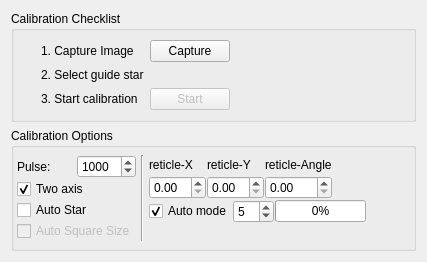
<?xml version="1.0" encoding="UTF-8"?>
<ui version="4.0">
 <class>rcalibrationClass</class>
 <widget class="QWidget" name="rcalibrationClass">
  <property name="geometry">
   <rect>
    <x>0</x>
    <y>0</y>
    <width>404</width>
    <height>231</height>
   </rect>
  </property>
  <property name="minimumSize">
   <size>
    <width>0</width>
    <height>0</height>
   </size>
  </property>
  <layout class="QVBoxLayout" name="verticalLayout_3">
   <item>
    <widget class="QGroupBox" name="calibrationChecklistGroup">
     <property name="title">
      <string>Calibration Checklist</string>
     </property>
     <layout class="QHBoxLayout" name="horizontalLayout_2">
      <item>
       <widget class="KLed" name="startCalibrationLED" native="true">
        <property name="maximumSize">
         <size>
          <width>16</width>
          <height>16</height>
         </size>
        </property>
        <property name="color" stdset="0">
         <color>
          <red>200</red>
          <green>200</green>
          <blue>200</blue>
         </color>
        </property>
       </widget>
      </item>
      <item>
       <widget class="KLed" name="selectStarLED" native="true">
        <property name="maximumSize">
         <size>
          <width>16</width>
          <height>16</height>
         </size>
        </property>
        <property name="color" stdset="0">
         <color>
          <red>200</red>
          <green>200</green>
          <blue>200</blue>
         </color>
        </property>
       </widget>
      </item>
      <item>
       <widget class="KLed" name="captureLED" native="true">
        <property name="maximumSize">
         <size>
          <width>16</width>
          <height>16</height>
         </size>
        </property>
        <property name="color" stdset="0">
         <color>
          <red>200</red>
          <green>200</green>
          <blue>200</blue>
         </color>
        </property>
       </widget>
      </item>
      <item>
       <layout class="QGridLayout" name="gridLayout">
        <item row="0" column="0">
         <widget class="QLabel" name="label_8">
          <property name="text">
           <string>1. Capture Image</string>
          </property>
         </widget>
        </item>
        <item row="0" column="1">
         <widget class="QPushButton" name="captureB">
          <property name="text">
           <string>Capture</string>
          </property>
         </widget>
        </item>
        <item row="1" column="0">
         <widget class="QLabel" name="label_9">
          <property name="text">
           <string>2. Select guide star</string>
          </property>
         </widget>
        </item>
        <item row="2" column="0">
         <widget class="QLabel" name="label_10">
          <property name="text">
           <string>3. Start calibration</string>
          </property>
         </widget>
        </item>
        <item row="2" column="1">
         <widget class="QPushButton" name="pushButton_StartCalibration">
          <property name="enabled">
           <bool>false</bool>
          </property>
          <property name="text">
           <string>Start</string>
          </property>
         </widget>
        </item>
       </layout>
      </item>
      <item>
       <spacer name="horizontalSpacer_4">
        <property name="orientation">
         <enum>Qt::Horizontal</enum>
        </property>
        <property name="sizeHint" stdset="0">
         <size>
          <width>40</width>
          <height>20</height>
         </size>
        </property>
       </spacer>
      </item>
     </layout>
    </widget>
   </item>
   <item>
    <widget class="QGroupBox" name="calibrationOptionsGroup">
     <property name="title">
      <string>Calibration Options</string>
     </property>
     <layout class="QHBoxLayout" name="horizontalLayout_4">
      <property name="spacing">
       <number>5</number>
      </property>
      <property name="leftMargin">
       <number>3</number>
      </property>
      <property name="topMargin">
       <number>7</number>
      </property>
      <property name="rightMargin">
       <number>7</number>
      </property>
      <property name="bottomMargin">
       <number>7</number>
      </property>
      <item>
       <layout class="QVBoxLayout" name="verticalLayout_2">
        <property name="spacing">
         <number>1</number>
        </property>
        <item>
         <layout class="QGridLayout" name="gridLayout_2">
          <property name="spacing">
           <number>1</number>
          </property>
          <item row="0" column="0">
           <widget class="QLabel" name="l_29">
            <property name="text">
             <string>Pulse:</string>
            </property>
           </widget>
          </item>
          <item row="0" column="1">
           <widget class="QSpinBox" name="spinBox_Pulse">
            <property name="minimum">
             <number>100</number>
            </property>
            <property name="maximum">
             <number>5000</number>
            </property>
            <property name="singleStep">
             <number>100</number>
            </property>
            <property name="value">
             <number>1000</number>
            </property>
           </widget>
          </item>
         </layout>
        </item>
        <item>
         <widget class="QCheckBox" name="twoAxisCheck">
          <property name="text">
           <string>Two axis</string>
          </property>
          <property name="checked">
           <bool>true</bool>
          </property>
         </widget>
        </item>
        <item>
         <widget class="QCheckBox" name="autoStarCheck">
          <property name="toolTip">
           <string>Automatically select the calibration star.</string>
          </property>
          <property name="text">
           <string>Auto Star</string>
          </property>
          <property name="checked">
           <bool>false</bool>
          </property>
         </widget>
        </item>
        <item>
         <widget class="QCheckBox" name="autoSquareSizeCheck">
          <property name="enabled">
           <bool>false</bool>
          </property>
          <property name="toolTip">
           <string>Automatically select the square size based on the selected star width.</string>
          </property>
          <property name="text">
           <string>Auto Square Size</string>
          </property>
         </widget>
        </item>
        <item>
         <spacer name="verticalSpacer_3">
          <property name="orientation">
           <enum>Qt::Vertical</enum>
          </property>
          <property name="sizeHint" stdset="0">
           <size>
            <width>20</width>
            <height>40</height>
           </size>
          </property>
         </spacer>
        </item>
       </layout>
      </item>
      <item>
       <widget class="Line" name="line">
        <property name="orientation">
         <enum>Qt::Vertical</enum>
        </property>
       </widget>
      </item>
      <item>
       <layout class="QVBoxLayout" name="verticalLayout">
        <property name="spacing">
         <number>1</number>
        </property>
        <item>
         <layout class="QGridLayout" name="gridLayout_3">
          <property name="spacing">
           <number>1</number>
          </property>
          <item row="1" column="0">
           <widget class="QDoubleSpinBox" name="spinBox_ReticleX"/>
          </item>
          <item row="0" column="0">
           <widget class="QLabel" name="l_26">
            <property name="text">
             <string>reticle-X</string>
            </property>
           </widget>
          </item>
          <item row="0" column="1">
           <widget class="QLabel" name="l_27">
            <property name="text">
             <string>reticle-Y</string>
            </property>
           </widget>
          </item>
          <item row="1" column="1">
           <widget class="QDoubleSpinBox" name="spinBox_ReticleY"/>
          </item>
          <item row="0" column="2">
           <widget class="QLabel" name="l_28">
            <property name="text">
             <string>reticle-Angle</string>
            </property>
           </widget>
          </item>
          <item row="1" column="2">
           <widget class="QDoubleSpinBox" name="spinBox_ReticleAngle">
            <property name="maximum">
             <double>100.000000000000000</double>
            </property>
           </widget>
          </item>
          <item row="1" column="3">
           <spacer name="horizontalSpacer">
            <property name="orientation">
             <enum>Qt::Horizontal</enum>
            </property>
            <property name="sizeHint" stdset="0">
             <size>
              <width>40</width>
              <height>20</height>
             </size>
            </property>
           </spacer>
          </item>
          <item row="0" column="3">
           <spacer name="horizontalSpacer_2">
            <property name="orientation">
             <enum>Qt::Horizontal</enum>
            </property>
            <property name="sizeHint" stdset="0">
             <size>
              <width>40</width>
              <height>20</height>
             </size>
            </property>
           </spacer>
          </item>
         </layout>
        </item>
        <item>
         <layout class="QHBoxLayout" name="horizontalLayout">
          <property name="spacing">
           <number>1</number>
          </property>
          <item>
           <widget class="QCheckBox" name="autoModeCheck">
            <property name="text">
             <string>Auto mode</string>
            </property>
            <property name="checked">
             <bool>true</bool>
            </property>
           </widget>
          </item>
          <item>
           <widget class="QSpinBox" name="spinBox_DriftTime">
            <property name="minimum">
             <number>3</number>
            </property>
            <property name="maximum">
             <number>10</number>
            </property>
            <property name="value">
             <number>5</number>
            </property>
           </widget>
          </item>
          <item>
           <widget class="QProgressBar" name="progressBar">
            <property name="enabled">
             <bool>true</bool>
            </property>
            <property name="sizePolicy">
             <sizepolicy hsizetype="Expanding" vsizetype="Fixed">
              <horstretch>0</horstretch>
              <verstretch>0</verstretch>
             </sizepolicy>
            </property>
            <property name="maximum">
             <number>20</number>
            </property>
            <property name="value">
             <number>0</number>
            </property>
           </widget>
          </item>
          <item>
           <spacer name="horizontalSpacer_3">
            <property name="orientation">
             <enum>Qt::Horizontal</enum>
            </property>
            <property name="sizeType">
             <enum>QSizePolicy::MinimumExpanding</enum>
            </property>
            <property name="sizeHint" stdset="0">
             <size>
              <width>40</width>
              <height>20</height>
             </size>
            </property>
           </spacer>
          </item>
         </layout>
        </item>
        <item>
         <spacer name="verticalSpacer_2">
          <property name="orientation">
           <enum>Qt::Vertical</enum>
          </property>
          <property name="sizeHint" stdset="0">
           <size>
            <width>20</width>
            <height>40</height>
           </size>
          </property>
         </spacer>
        </item>
       </layout>
      </item>
     </layout>
    </widget>
   </item>
   <item>
    <spacer name="verticalSpacer_4">
     <property name="orientation">
      <enum>Qt::Vertical</enum>
     </property>
     <property name="sizeHint" stdset="0">
      <size>
       <width>20</width>
       <height>2</height>
      </size>
     </property>
    </spacer>
   </item>
  </layout>
 </widget>
 <customwidgets>
  <customwidget>
   <class>KLed</class>
   <extends>QWidget</extends>
   <header>kled.h</header>
  </customwidget>
 </customwidgets>
 <resources/>
 <connections/>
</ui>
